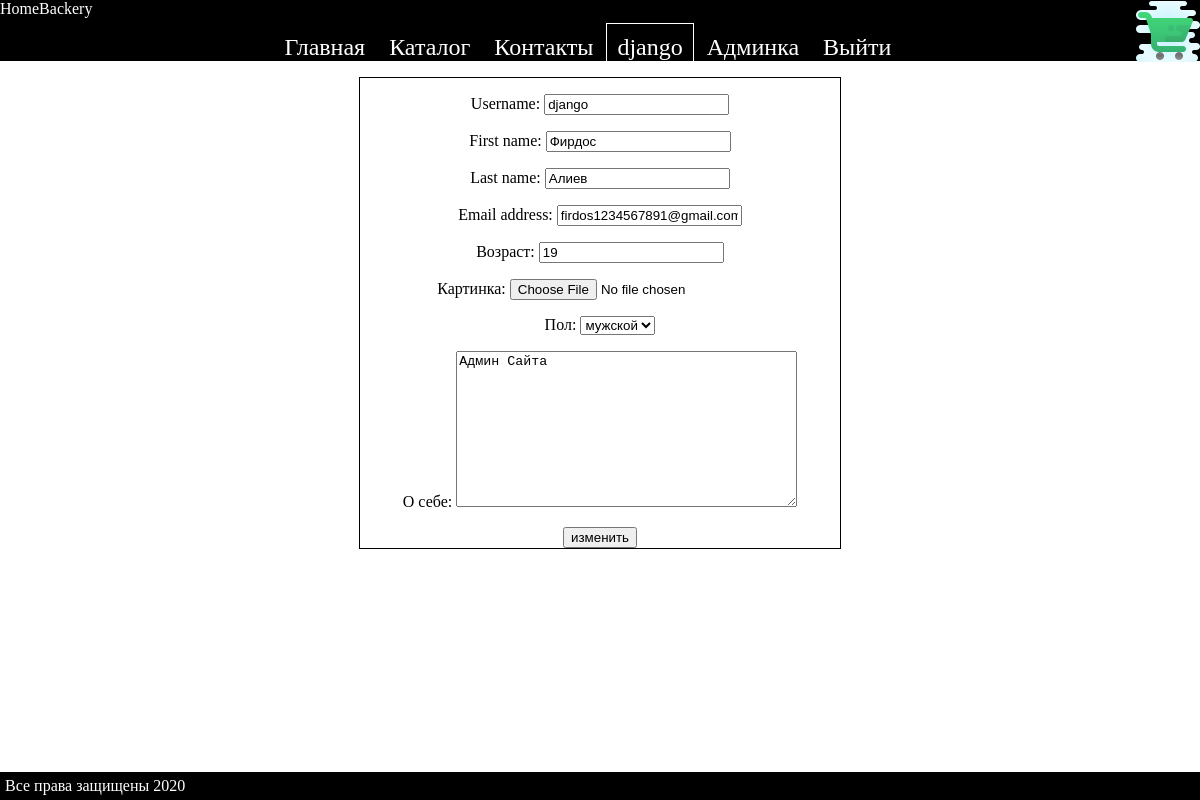
The page /auth/profile/ (signed in) on the database its author committed.
### authapp/models.py (models this page shows, shortened)
class CakeShopUser(AbstractUser):
    age = models.IntegerField(verbose_name='Возраст', null=True, blank=True)
    img = models.ImageField(verbose_name='Картинка', upload_to="user_img", blank=True)
    activation_key = models.CharField(max_length=USER_SIZE_KEY, blank=True, default=get_activation_key)
    activation_key_expires = models.DateTimeField(default=get_activation_key_expires)

class CakeShopUserProfile(models.Model):
    MALE = 'M'
    FEMALE = 'W'
    GENDER_CHOICES = (
        (MALE, 'мужской'),
        (FEMALE, 'женский'),
    )
    user = models.OneToOneField(CakeShopUser, primary_key=True,
                                on_delete=models.CASCADE)
    gender = models.CharField(verbose_name='пол', max_length=1,
                              choices=GENDER_CHOICES, blank=True)
    text = models.TextField(verbose_name='о себе', max_length=512,
                            blank=True)

### authapp/views.py (the view)
# urls.py: path("profile/", authapp.profile, name="profile"),
@login_required
def profile(request):
    if request.method == "POST":
        form = ShopUserChangeForm(request.POST, request.FILES, instance=request.user)
        profile = CakeShopUserProfileForm(request.POST, request.FILES, instance=request.user.cakeshopuserprofile)
        if form.is_valid() and profile.is_valid():
            form.save()
            profile.save()
            return HttpResponseRedirect(reverse('main:index'))
    else:
        form = ShopUserChangeForm(instance=request.user)
        profile = CakeShopUserProfileForm(instance=request.user.cakeshopuserprofile)
    print(request.user)
    print("----------------------------------------")
    print(request.user.cakeshopuserprofile)
    content = {
        "main_title": "профиль",
        "button_title": "изменить",
        "form": form,
        "profile": profile
    }
    return render(request, "authapp/profile.html", content)

### authapp/forms.py
class ShopUserChangeForm(UserChangeForm):
    class Meta:
        model = get_user_model()
        fields = ('username', 'first_name', 'last_name', 'email', 'age', 'img')
    def __init__(self, *args, **kwargs):
        super().__init__(*args, **kwargs)
        for field_name, field in self.fields.items():
            field.help_text = ''
            if field_name == 'password':
                field.widget = forms.HiddenInput()

class CakeShopUserProfileForm(forms.ModelForm):
    class Meta:
        model = CakeShopUserProfile
        fields = ("gender", "text")

### mainapp/context_processors.py (called while the page is built)
def time(request):
    return {
        "time": now()
    }

### authapp/templates/authapp/profile.html
{% extends "authapp/root.html"%}
{% block content %}
    {% include "authapp/includes/inc__header.html" %}
<div class="form-content">
    {% include "authapp/includes/inc__form.html" %}
</div>
{% endblock %}

### mainapp/templates/mainapp/includes/inc__menu.html
<ul class="menu">
    <li><a href="{% url 'main:index'%}" class="{% if request.resolver_match.url_name == 'index' %}active{% endif %}">Главная</a></li>
    <li><a href="{% url 'main:catalog'%}" class="{% if request.resolver_match.url_name == 'catalog' %}active{% endif %}">Каталог</a></li>
    <li><a href="{% url 'main:contacts'%}" class="{% if request.resolver_match.url_name == 'contacts' %}active{% endif %}">Контакты</a></li>
    {% if user.is_authenticated %}
    <li><a href="{% url 'auth:profile'%}" class="{% if request.resolver_match.url_name == 'profile' %}active{% endif %}">{{ user.username }}</a></li>
    {% if user.is_superuser %}
        <li><a href="{% url 'adminapp:users' page=1 %}">Админка</a></li>
    {%endif%}
        <li><a href="{% url 'auth:logout'%}">Выйти</a></li>
    {% else %}
        <li><a href="{% url 'auth:login'%}">Войти</a></li>
    {% endif %}
</ul>

### authapp/templates/authapp/includes/inc__form.html (shortened to what this page needs)
<form method="post" enctype="multipart/form-data" class="auth-form">
    {{ form.as_p }}
    {{ profile.as_p }}
    <input class="form-control" type="submit" value={{ button_title }}>
</form>

### static/styles/style.css (style rules this page uses)
body { margin: 0; }
.menu { display: block; text-align: center; }
.menu li { display: inline-block; }
.menu li a { text-decoration: none; color: white; font-size: 150%; padding: 10px; }
.form-content { width: 40%; border: 1px solid black; margin: 0 auto; text-align: center; text-decoration: none; }
.active { outline:1px solid white }

### rows shown on the page
CakeShopUser: username "django", first_name "Фирдос", last_name "Алиев", email "firdos1234567891@gmail.com", age "19"
CakeShopUserProfile: gender "мужской", text "Админ Сайта"
